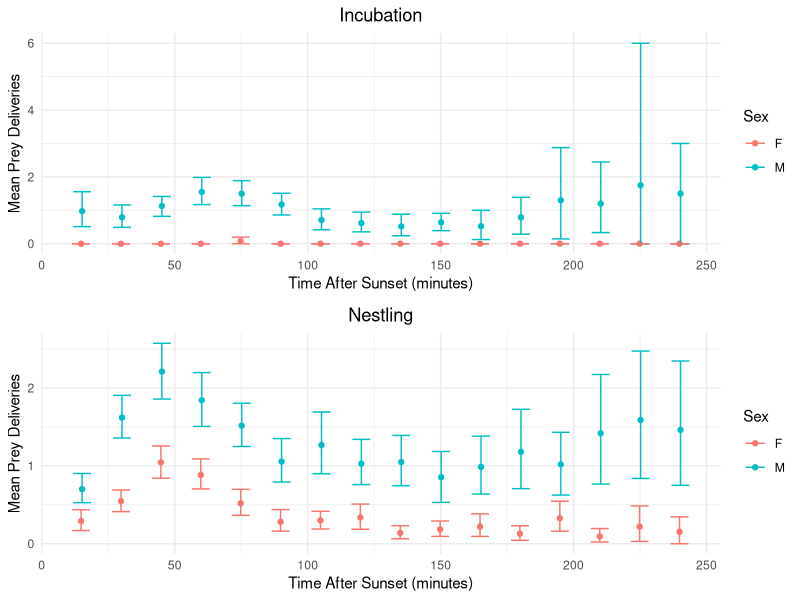
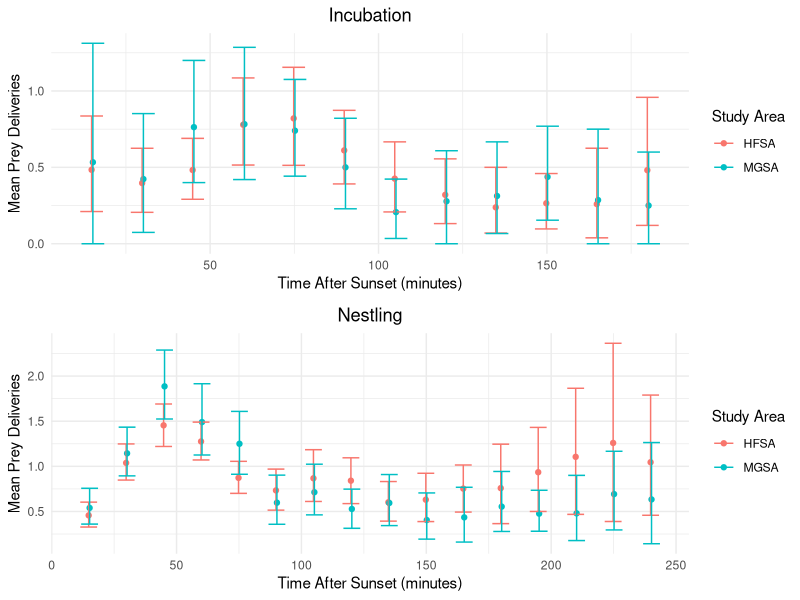

Write R code to recreate these figures, in order.
## ---- chunk 1
# LaTex
#install.packages("tinytex")

# Data manipulation and visualization
install.packages("tidyverse", repos='http://cran.us.r-project.org')
install.packages("gridExtra", repos='http://cran.us.r-project.org')

## ---- chunk 2
# LaTex
#library(tinytex)
#tinytex::install_tinytex()

# Data manipulation and visualization
library(tidyverse)
library(gridExtra)

## ---- chunk 3

#' getCI
#' 
#' @param vec a vector
#' @param n_samp number of times to sample data
#'
#' @return upper and lower bootstrap confidence intervals
#' 
#'
#' @examples
#'    getCI(1:20, 2000)
#' @export

getCI <- function(vec, n_samp=1000) {
  smp <- replicate(n_samp, mean(sample(vec, replace = TRUE), na.rm = TRUE))
  CIs <-quantile(smp, c(0.025, 0.975), na.rm = T)
  return(CIs)
}

## ---- chunk 4


pdOriginal <- read.csv("./data/pd_main.csv")


#rename the first column, which imported with a special character
names(pdOriginal)[1] <- "nest"


## ---- chunk 5

pdMF <- pdOriginal %>%
  separate(col = nest, into = c("study_site", "territory"), sep = 1, remove = TRUE) %>%
  filter(sex == "M" | sex == "F")

## ---- chunk 6

pd_str <- str(pdMF)

unique(pdMF$t180) #at least one cell has an asterisk after the value
unique(pdMF$t225) #same here
unique(pdMF$nest_age) #"pred" and "" can be converted to NA

## ---- chunk 7
#remove asterisks
pdClean <- pdMF %>%
  mutate(t180 = gsub("\\*", "", t180)) %>%
  mutate(t225 = gsub("\\*", "", t225))


#change these columns to numeric
pdClean$t180 <- as.integer(pdClean$t180)
pdClean$t225 <- as.integer(pdClean$t225)
pdClean$nest_age <- as.integer(pdClean$nest_age) 

#warning here is ok--NAs are replacing "pred" and "" values

## ---- chunk 8

# Create independent dfs for M (nestling and incubation stage) and F (nestling and incubation state). 

#select relevant columns, add column for stage, rename study sites, drop NAs
pdStage1 <- pdClean %>%
  dplyr::select(sex, nest_age, t15:t240) %>%
  mutate(
    stage =
      ifelse(nest_age < 22, "incubation", "nestling")) %>%
  drop_na(stage)

#change column names to remove "t" in front of time interval
colnames(pdStage1) <- c("sex", "nest_age", "15", "30", "45", "60", "75", "90", "105", "120", "135", "150", "165", "180", "195", "210", "225", "240", "stage")

#create independent dfs for each study site and stage
pdM_inc <- pdStage1 %>%
  filter(sex =="M", stage == "incubation") %>%
  dplyr::select('15':'240')

pdM_nest <- pdStage1 %>% 
  filter(sex =="M", stage == "nestling") %>%
  dplyr::select('15':'240')

pdF_inc <- pdStage1 %>%
  filter(sex =="F", stage == "incubation") %>%
  dplyr::select('15':'240')
         
pdF_nest <- pdStage1 %>%
  filter(sex =="F", stage == "nestling") %>%
  dplyr::select('15':'240')

## ---- chunk 9

meanM_inc <- data.frame(
  time = as.numeric(colnames(pdM_inc)),
  M_incubation = colMeans(pdM_inc, na.rm = TRUE))

meanM_nest <- data.frame(
  time = as.numeric(colnames(pdM_nest)),
  M_nestling = colMeans(pdM_nest, na.rm = TRUE))

meanF_inc <- data.frame(
  time = as.numeric(colnames(pdF_inc)),
  F_incubation = colMeans(pdF_inc, na.rm = TRUE))

meanF_nest <- data.frame(
  time = as.numeric(colnames(pdF_nest)),
  F_nestling = colMeans(pdF_nest, na.rm = TRUE))

## ---- chunk 10
meanMF <- data.frame(
  time = as.numeric(colnames(pdM_inc)),
  M_incubation = colMeans(pdM_inc, na.rm = TRUE),
  M_nestling = colMeans(pdM_nest, na.rm = TRUE),
  F_incubation = colMeans(pdF_inc, na.rm = TRUE),
  F_nestling = colMeans(pdF_nest, na.rm = TRUE)
)

## ---- chunk 11

#now apply it across the columns of PD data
ciM_inc <- apply(pdM_inc, 2, FUN = getCI)
ciM_nest <- apply(pdM_nest, 2, FUN = getCI)
ciF_inc <- apply(pdF_inc, 2, FUN = getCI)
ciF_nest <- apply(pdF_nest, 2, FUN = getCI)
## ---- chunk 12

ciInc_sex <- data.frame(
    sex = c(rep("M", nrow(meanM_inc)), rep("F", nrow(meanF_inc))),
    mean = c(colMeans(pdM_inc, na.rm = TRUE), colMeans(pdF_inc, na.rm = TRUE)),
    ci_l = c(ciM_inc[1,], ciF_inc[1,]),
    ci_h = c(ciM_inc[2,], ciF_inc[2,]),
    time = c(as.numeric(rownames(meanM_inc)), as.numeric(rownames(meanF_inc))),
    stage = "Incubation")


ciNest_sex <- data.frame(
    sex = c(rep("M", nrow(meanM_nest)), rep("F", nrow(meanF_nest))),
    mean = c(colMeans(pdM_nest, na.rm = TRUE), colMeans(pdF_nest, na.rm = TRUE)),
    ci_l = c(ciM_nest[1,], ciF_nest[1,]),
    ci_h = c(ciM_nest[2,], ciF_nest[2,]),
    time = c(as.numeric(rownames(meanM_nest)), as.numeric(rownames(meanF_nest))),
    stage = "Nestling")
    
ciAll_sex <- rbind(ciInc_sex, ciNest_sex)

## ---- chunk 13

plotInc_sex <- ggplot(data = ciInc_sex) +
  geom_point(aes(x = time, y = mean, color = sex, group = sex),
             position = position_dodge(width=0.75)) +
  geom_errorbar(aes(x=time, ymax = ci_h, ymin=ci_l, color = sex, 
                    group = sex),
                position = position_dodge(width=0.75)) +
  labs(x = "Time After Sunset (minutes)", y = "Mean Prey Deliveries", 
       title = "Incubation", color = "Sex") +
  theme_minimal() +
  theme(plot.title = element_text(hjust = 0.5))

## ---- chunk 14

plotNest_sex <- ggplot(data = ciNest_sex) +
  geom_point(aes(x = time, y = mean, color = sex, group = sex),
             position = position_dodge(width=0.75)) +
  geom_errorbar(aes(x=time, ymax = ci_h, ymin=ci_l, color = sex, 
                    group = sex),
                position = position_dodge(width=0.75)) +
  labs(x = "Time After Sunset (minutes)", y = "Mean Prey Deliveries", 
       title = "Nestling", color = "Sex") +
  theme_minimal() +
  theme(plot.title = element_text(hjust = 0.5))

## ---- chunk 15

grid.arrange(plotInc_sex, plotNest_sex)

## ---- chunk 16

t.test(meanF_inc$F_incubation, meanM_inc$M_incubation)

## ---- chunk 17

t.test(meanF_nest$F_nestling, meanM_nest$M_nestling)

## ---- chunk 18

pdHM <- pdClean %>%
  filter(study_site == "B" | study_site == "C", sex == "M")

## ---- chunk 19

#create independet dfs for HFSA (nestling and incubation stage) and MGSA (nestling and incubation state). 

#select relevant columns, add column for stage, rename study sites, drop NAs
pdStage <- pdClean %>%
  dplyr::select(study_site, nest_age, t15:t240) %>%
  mutate(
    stage =
      ifelse(nest_age < 22, "incubation", "nestling"),
    study_site =
      ifelse(study_site == "B", "MGSA", "HFSA")) %>%
  drop_na(stage)

#change column names to remove "t" in front of time interval
colnames(pdStage) <- c("study_site", "nest_age", "15", "30", "45", "60", "75", "90", "105", "120", "135", "150", "165", "180", "195", "210", "225", "240", "stage")

#create independent dfs for each study site and stage
pdHFSA_inc <- pdStage %>%
  filter(study_site =="HFSA", stage == "incubation") %>%
  dplyr::select('15':'240')

pdHFSA_nest <- pdStage %>% 
  filter(study_site =="HFSA", stage == "nestling") %>%
  dplyr::select('15':'240')

pdMGSA_inc <- pdStage %>%
  filter(study_site =="MGSA", stage == "incubation") %>%
  dplyr::select('15':'240')
         
pdMGSA_nest <- pdStage %>%
  filter(study_site =="MGSA", stage == "nestling") %>%
  dplyr::select('15':'240')


## ---- chunk 20

meanHFSA_inc <- data.frame(
  time = as.numeric(colnames(pdHFSA_inc)),
  HFSA_incubation = colMeans(pdHFSA_inc, na.rm = TRUE))

meanHFSA_nest <- data.frame(
  time = as.numeric(colnames(pdHFSA_nest)),
  HFSA_nestling = colMeans(pdHFSA_nest, na.rm = TRUE))

meanMGSA_inc <- data.frame(
  time = as.numeric(colnames(pdMGSA_inc)),
  MGSA_incubation = colMeans(pdMGSA_inc, na.rm = TRUE))

meanMGSA_nest <- data.frame(
  time = as.numeric(colnames(pdMGSA_nest)),
  MGSA_nestling = colMeans(pdMGSA_nest, na.rm = TRUE))

## ---- chunk 21
meanAll <- data.frame(
  time = as.numeric(colnames(pdHFSA_inc)),
  HFSA_incubation = colMeans(pdHFSA_inc, na.rm = TRUE),
  HFSA_nestling = colMeans(pdHFSA_nest, na.rm = TRUE),
  MGSA_incubation = colMeans(pdMGSA_inc, na.rm = TRUE),
  MGSA_nestling = colMeans(pdMGSA_nest, na.rm = TRUE)
)

## ---- chunk 22

#now apply it across the columns of PD data
ciHFSA_inc <- apply(pdHFSA_inc, 2, FUN = getCI)
ciHFSA_nest <- apply(pdHFSA_nest, 2, FUN = getCI)
ciMGSA_inc <- apply(pdMGSA_inc, 2, FUN = getCI)
ciMGSA_nest <- apply(pdMGSA_nest, 2, FUN = getCI)
## ---- chunk 23

ciInc <- filter(
  data.frame(
    study_area = c(rep("HFSA", nrow(meanHFSA_inc)), rep("MGSA", nrow(meanMGSA_inc))),
    mean = c(colMeans(pdHFSA_inc, na.rm = TRUE), colMeans(pdMGSA_inc, na.rm = TRUE)),
    ci_l = c(ciHFSA_inc[1,], ciMGSA_inc[1,]),
    ci_h = c(ciHFSA_inc[2,], ciMGSA_inc[2,]),
    time = c(as.numeric(rownames(meanHFSA_inc)), as.numeric(rownames(meanMGSA_inc))),
    stage = "Incubation"),
  time <= 180)


ciNest <- data.frame(
    study_area = c(rep("HFSA", nrow(meanHFSA_nest)), rep("MGSA", nrow(meanMGSA_nest))),
    mean = c(colMeans(pdHFSA_nest, na.rm = TRUE), colMeans(pdMGSA_nest, na.rm = TRUE)),
    ci_l = c(ciHFSA_nest[1,], ciMGSA_nest[1,]),
    ci_h = c(ciHFSA_nest[2,], ciMGSA_nest[2,]),
    time = c(as.numeric(rownames(meanHFSA_nest)), as.numeric(rownames(meanMGSA_nest))),
    stage = "Nestling")
    
ciAll <- rbind(ciInc, ciNest)

## ---- chunk 24

plotInc <- ggplot(data = ciInc) +
  geom_point(aes(x = time, y = mean, color = study_area, group = study_area),
             position = position_dodge(width=0.75)) +
  geom_errorbar(aes(x=time, ymax = ci_h, ymin=ci_l, color = study_area, 
                    group = study_area),
                position = position_dodge(width=0.75)) +
  labs(x = "Time After Sunset (minutes)", y = "Mean Prey Deliveries", 
       title = "Incubation", color = "Study Area") +
  theme_minimal() +
  theme(plot.title = element_text(hjust = 0.5))

## ---- chunk 25

plotNest <- ggplot(data = ciNest) +
  geom_point(aes(x = time, y = mean, color = study_area, group = study_area),
             position = position_dodge(width=0.75)) +
  geom_errorbar(aes(x=time, ymax = ci_h, ymin=ci_l, color = study_area, 
                    group = study_area),
                position = position_dodge(width=0.75)) +
  labs(x = "Time After Sunset (minutes)", y = "Mean Prey Deliveries", 
       title = "Nestling", color = "Study Area") +
  theme_minimal() +
  theme(plot.title = element_text(hjust = 0.5))

## ---- chunk 26

plotAll <- ggplot(data = ciAll) +
  geom_point(aes(x = time, y = mean, color = study_area, group = study_area),
             position = position_dodge(width=0.75)) +
  geom_errorbar(aes(x=time, ymax = ci_h, ymin=ci_l, color = study_area, 
                    group = study_area),
                position = position_dodge(width=0.75)) +
  labs(x = "Time After Sunset (minutes)", y = "Mean Prey Deliveries", 
       title = "Average Prey Deliveries Throughout Night", color = "Study Area") +
  theme_minimal() +
  theme(plot.title = element_text(hjust = 0.5)) +
  facet_grid(~ stage)

## ---- chunk 27

grid.arrange(plotInc, plotNest)

## ---- chunk 28

t.test(meanHFSA_inc$HFSA_incubation, meanMGSA_inc$MGSA_incubation)

## ---- chunk 29

t.test(meanHFSA_nest$HFSA_nestling, meanMGSA_nest$MGSA_nestling)

